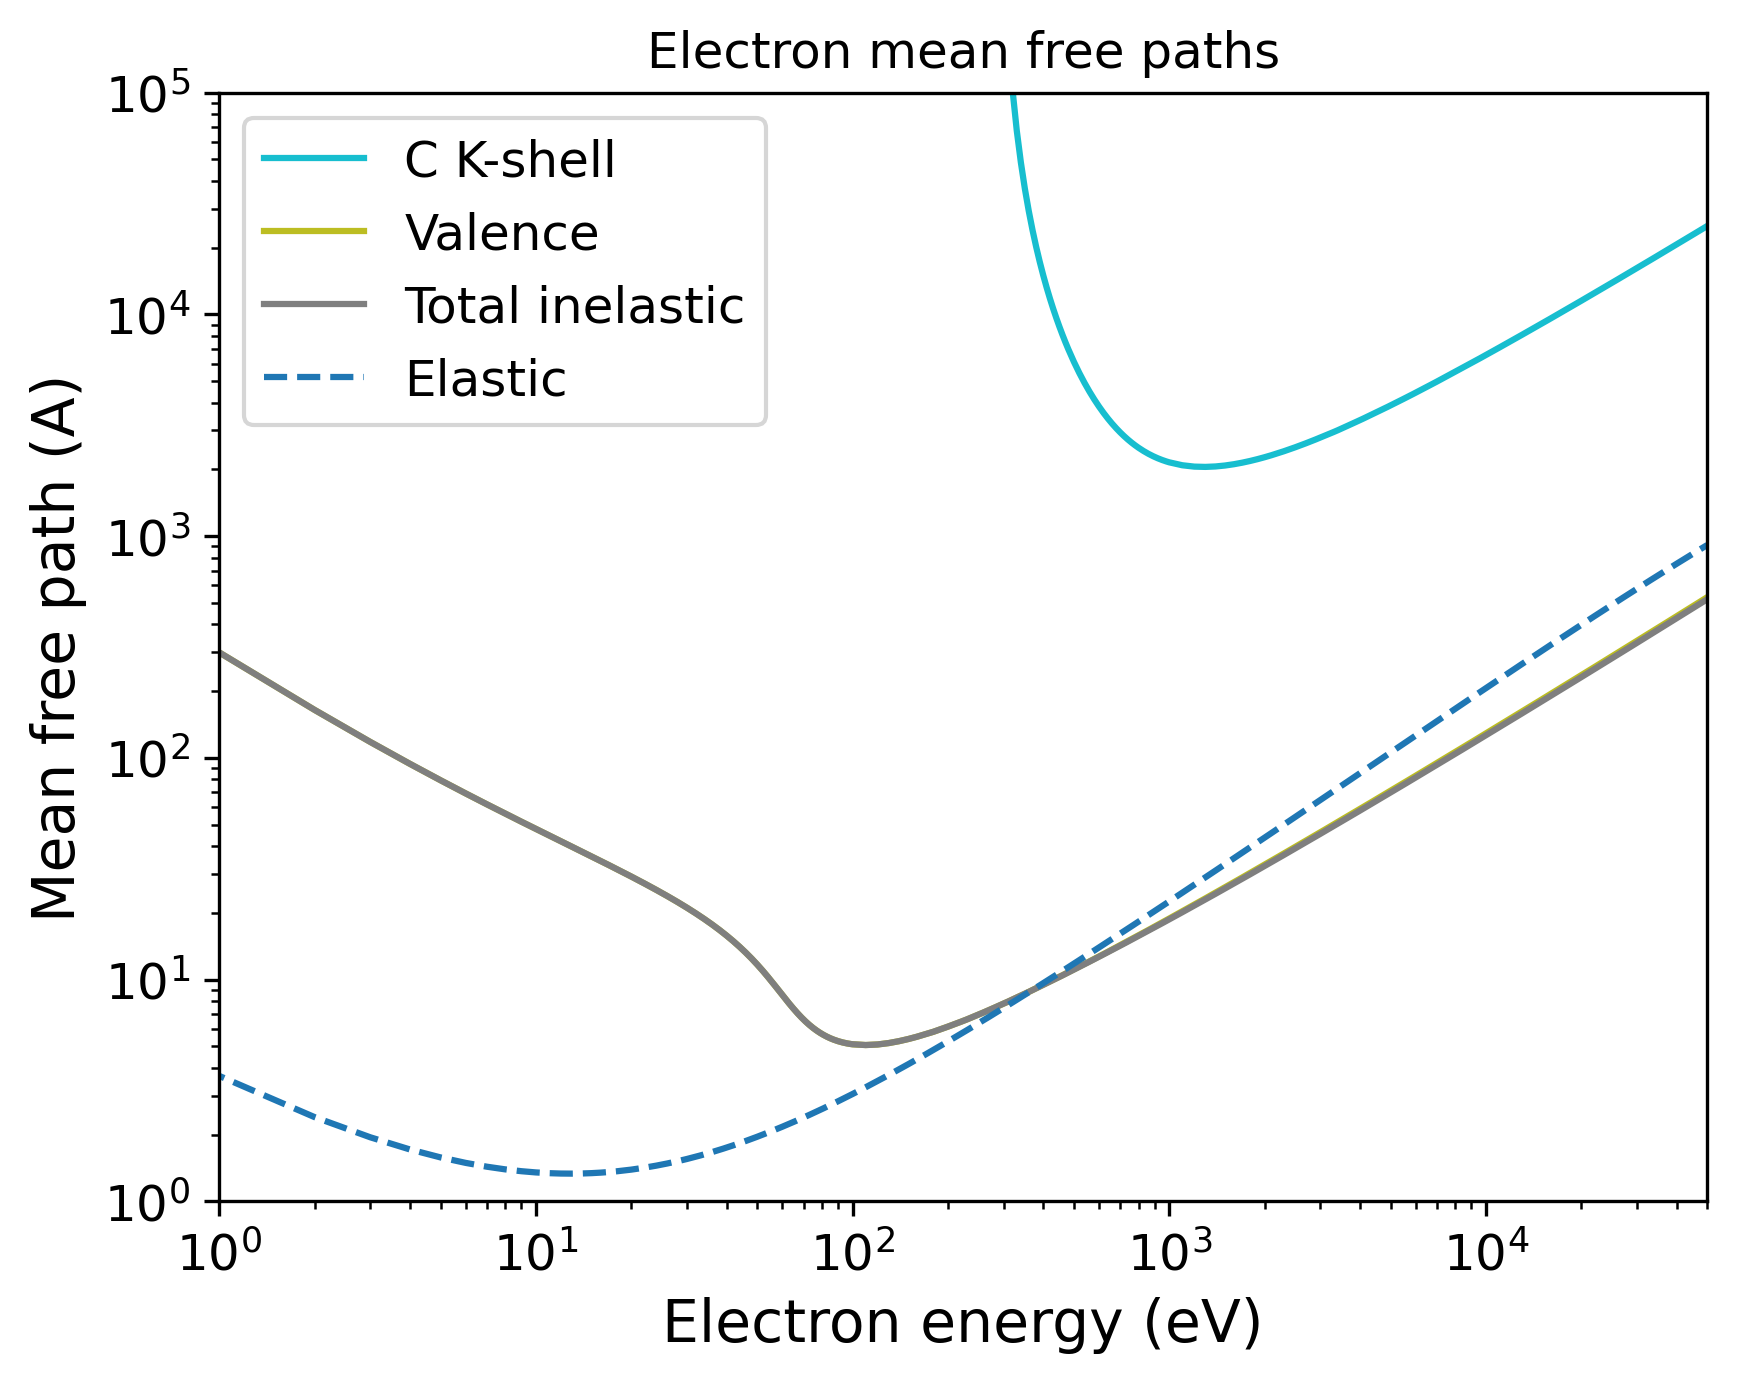

The Python source for this figure:
import pandas as pd
import numpy as np
import matplotlib.pyplot as plt
import matplotlib.cm as cm
# Set the format:
plt.xlabel("Electron energy (eV)", fontsize=14)
plt.ylabel("Mean free path (A)", fontsize=14)
plt.xticks(fontsize=12)
plt.yticks(fontsize=12)
plt.grid(False)
# Set the axes:
# Read the output file:
df = pd.read_csv(r"OUTPUT_Overdence_aC_Electron_IMFP.dat", sep=r'\s+', header=None, comment="#", skipinitialspace=True)
plt.xscale("log")
plt.yscale("log")
# Prepare the plot:
columns_to_plot = [ 1, 2, 3]
labels = [ "C K-shell", "Valence", "Total inelastic"]
# Create N distinct colors from a colormap
N = len(columns_to_plot)
colors = plt.cm.tab10(np.linspace(1, 0, 10))
# Set line styles:
linestyles = [ "-", "-", "-"]
for i, col in enumerate(columns_to_plot):
    color = colors[i % len(colors)]
    ls    = linestyles[i % len(linestyles)]
    label = labels[i % len(labels)]
    plt.plot(df.iloc[:, 0], df.iloc[:, col],
    color=color,
    label=label,
    linestyle=ls)
# Add a curve from the second file
df2 = pd.read_csv(r"OUTPUT_Overdence_aC_Electron_EMFP.dat", sep=r'\s+', header=None, comment="#", skipinitialspace=True)
columns_to_plot2 = [ 2]
labels2 = [ "Elastic"]
# Create second part of the plot:
for col, label in zip(columns_to_plot2, labels2):
    plt.plot(df2.iloc[:, 0], df2.iloc[:, col], label=label, linestyle="--")
plt.xlim(1.00000000,50000.00000000)
plt.ylim(1.00000000,100000.00000000)
plt.title("Electron mean free paths")
plt.legend(loc="best", fontsize=12)
# Save the plot in this format:
plt.savefig("OUTPUT_MFP_electron.png", dpi=300, bbox_inches="tight")
